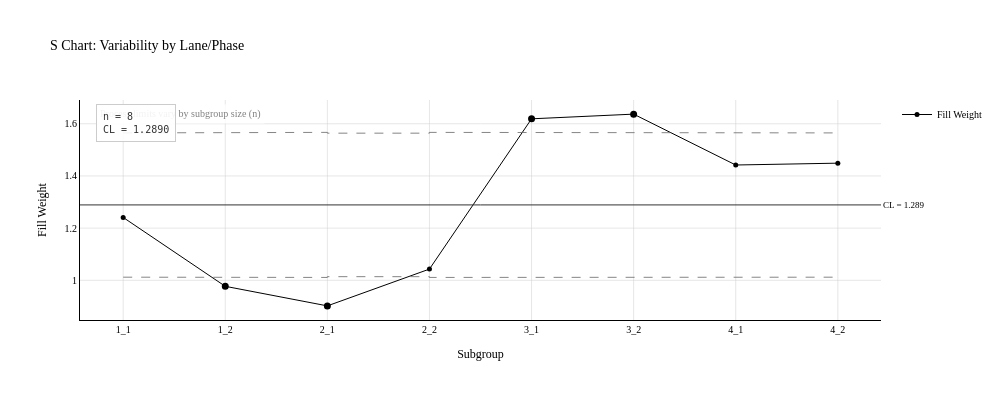

The notebook cell saved with this chart:
### Code cell
# Plot S chart (subgroup standard deviations)
fig = result_xbar.plot(
    chart='Sbar',
    show_zones=True,
    show_stats=True,
    show_rules=True,
    theme='publication',
    title='S Chart: Variability by Lane/Phase'
)
fig.show()

# Display subgroup summary table - note n varies (98-100) due to missing values
print("\nSubgroup Summary (S Chart):")
print("Note: n varies across subgroups due to missing data removal")
result_xbar.chart_table('Sbar')

### Figure 1 — Plotly figure (JSON) as saved in the notebook; plotly's stock layout.template omitted (floating-point values rounded to 4 significant figures)
{"data": [{"hovertemplate": "%{x}<br>%{y:.3f}<extra></extra>", "line": {"color": "#000000", "width": 1.0}, "marker": {"color": "#000000", "size": 5}, "mode": "lines+markers", "name": "Fill Weight", "type": "scatter", "x": ["1_1", "1_2", "2_1", "2_2", "3_1", "3_2", "4_1", "4_2"], "y": [1.241, 0.977, 0.902, 1.043, 1.619, 1.637, 1.442, 1.449]}, {"hovertemplate": "UPL: %{y:.3f}<extra></extra>", "line": {"color": "#666666", "dash": "dash", "width": 0.8}, "mode": "lines", "name": "UPL (varies)", "showlegend": false, "type": "scatter", "x": ["1_1", "1_2", "1_2", "2_1", "2_1", "2_2", "2_2", "3_1", "3_1", "3_2", "3_2", "4_1", "4_1", "4_2", "4_2"], "y": [1.565, 1.565, 1.567, 1.567, 1.564, 1.564, 1.567, 1.567, 1.565, 1.565, 1.567, 1.567, 1.565, 1.565, 1.567]}, {"hovertemplate": "LPL: %{y:.3f}<extra></extra>", "line": {"color": "#666666", "dash": "dash", "width": 0.8}, "mode": "lines", "name": "LPL (varies)", "showlegend": false, "type": "scatter", "x": ["1_1", "1_2", "1_2", "2_1", "2_1", "2_2", "2_2", "3_1", "3_1", "3_2", "3_2", "4_1", "4_1", "4_2", "4_2"], "y": [1.012, 1.012, 1.011, 1.011, 1.014, 1.014, 1.011, 1.011, 1.012, 1.012, 1.011, 1.011, 1.012, 1.012, 1.011]}, {"hovertemplate": "Out of Control<br>%{x}<br>%{y:.3f}<extra></extra>", "marker": {"color": "#000000", "line": {"color": "#000000", "width": 2.0}, "size": 5, "symbol": "circle"}, "mode": "markers", "name": "Out of Control", "showlegend": false, "type": "scatter", "x": ["1_2", "2_1", "3_1", "3_2"], "y": [0.977, 0.902, 1.619, 1.637]}], "layout": {"annotations": [{"bgcolor": "rgba(255,255,255,0.8)", "borderpad": 3, "font": {"color": "gray", "size": 10}, "showarrow": false, "text": "Process limits vary by subgroup size (n)", "x": 0.02, "xref": "paper", "y": 0.98, "yref": "paper"}, {"font": {"size": 9}, "showarrow": false, "text": "CL = 1.289", "x": 1, "xanchor": "left", "xref": "x domain", "y": 1.289, "yanchor": "middle", "yref": "y"}, {"align": "left", "bgcolor": "rgba(255, 255, 255, 0.9)", "bordercolor": "#CCCCCC", "borderpad": 6, "borderwidth": 1, "font": {"color": "#333333", "family": "monospace", "size": 10}, "showarrow": false, "text": "n = 8<br>CL = 1.2890", "x": 0.02, "xanchor": "left", "xref": "paper", "y": 0.98, "yanchor": "top", "yref": "paper"}], "font": {"color": "#000000", "family": "Times New Roman, serif", "size": 10}, "height": 400, "hovermode": "x unified", "paper_bgcolor": "white", "plot_bgcolor": "white", "shapes": [{"line": {"color": "#333333", "width": 1.0}, "type": "line", "x0": 0, "x1": 1, "xref": "x domain", "y0": 1.289, "y1": 1.289, "yref": "y"}], "showlegend": true, "title": {"text": "S Chart: Variability by Lane/Phase"}, "width": 1000, "xaxis": {"gridcolor": "#CCCCCC", "gridwidth": 0.5, "linecolor": "#000000", "linewidth": 1.0, "showgrid": true, "showline": true, "title": {"text": "Subgroup"}}, "yaxis": {"gridcolor": "#CCCCCC", "gridwidth": 0.5, "linecolor": "#000000", "linewidth": 1.0, "showgrid": true, "showline": true, "title": {"text": "Fill Weight"}}}}
